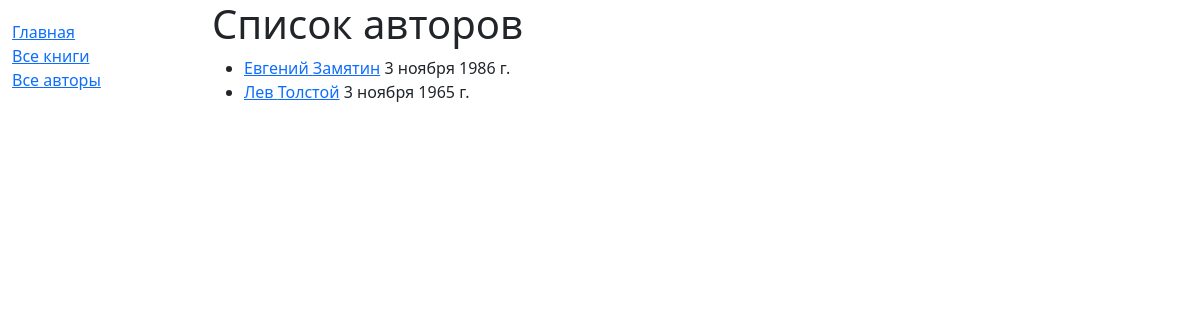
The page /catalog/author/ on the database as committed earlier.
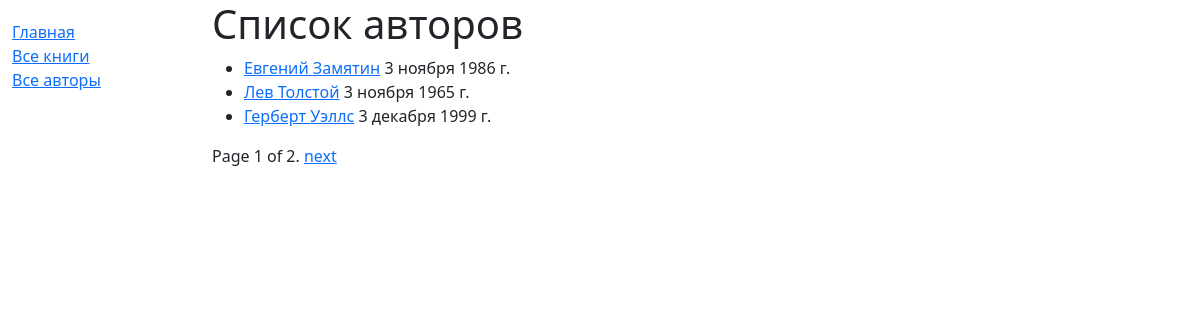
The same page on the database as committed later.
### catalog/models.py (models this page shows, shortened)
class Author(models.Model):
    first_name = models.CharField(max_length=100)
    last_name = models.CharField(max_length=100)
    date_of_birth = models.DateField(null=True, blank=True)
    date_of_death = models.DateField(null=True, blank=True)
    class Meta:
        ordering = ['last_name', 'first_name']
    def get_absolute_url(self):
        return reverse("author-detail", args=[str(self.id)])

### catalog/views.py (the view)
# urls.py: path('author/', views.AuthorListView.as_view(), name='authors'),
class AuthorListView(generic.ListView):
    model = Author
    context_object_name = 'author_list'
    template_name = 'catalog/author_list.html'
    paginate_by = 3

### catalog/templates/catalog/author_list.html (shortened to what this page needs)
{% extends "./base/base_generic.html" %}
{% block content %}
  <h1>Список авторов</h1>
  {% if author_list %}
    <ul>
      {% for author in author_list %}
      <li>
        <a href="{{ author.get_absolute_url }}">{{ author.first_name }} {{ author.last_name }}</a>
        <span>{{ author.date_of_birth }}</span>
      </li>
      {% endfor %}
    </ul>
  {% else %}
    <p>На данный момент авторов нету.</p>
  {% endif %}
{% endblock %}

Rows that differ between the two databases and show on the page:
added Author: first_name "Герберт", last_name "Уэллс", date_of_birth "3 декабря 1999 г."
Other text that changed with them:
{{ page_obj.number }}: (not shown) → "1"
{{ page_obj.paginator.num_pages }}: (not shown) → "2"
text now shown: "Page of . next"
